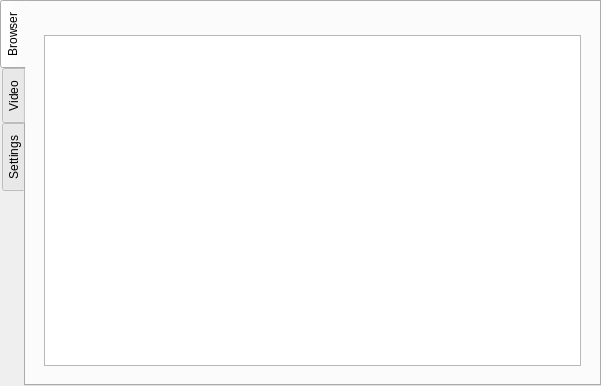
<?xml version="1.0" encoding="UTF-8"?>
<ui version="4.0">
 <class>_browserWidget</class>
 <widget class="QTabWidget" name="_browserWidget">
  <property name="geometry">
   <rect>
    <x>0</x>
    <y>0</y>
    <width>601</width>
    <height>386</height>
   </rect>
  </property>
  <property name="windowTitle">
   <string>TabWidget</string>
  </property>
  <property name="tabPosition">
   <enum>QTabWidget::West</enum>
  </property>
  <property name="currentIndex">
   <number>0</number>
  </property>
  <widget class="QWidget" name="tab">
   <attribute name="title">
    <string>Browser</string>
   </attribute>
   <layout class="QVBoxLayout" name="verticalLayout">
    <item>
     <widget class="QWidget" name="_breadCrump" native="true">
      <property name="sizePolicy">
       <sizepolicy hsizetype="Preferred" vsizetype="Preferred">
        <horstretch>1</horstretch>
        <verstretch>0</verstretch>
       </sizepolicy>
      </property>
      <layout class="QHBoxLayout" name="_breadCrumpLayout">
       <property name="spacing">
        <number>0</number>
       </property>
       <property name="bottomMargin">
        <number>0</number>
       </property>
      </layout>
     </widget>
    </item>
    <item>
     <widget class="QWidget" name="_browser" native="true">
      <property name="sizePolicy">
       <sizepolicy hsizetype="Preferred" vsizetype="Preferred">
        <horstretch>1</horstretch>
        <verstretch>0</verstretch>
       </sizepolicy>
      </property>
      <layout class="QVBoxLayout" name="verticalLayout_7">
       <item>
        <widget class="QTreeView" name="_browserView">
         <property name="sizePolicy">
          <sizepolicy hsizetype="Expanding" vsizetype="Expanding">
           <horstretch>1</horstretch>
           <verstretch>0</verstretch>
          </sizepolicy>
         </property>
         <property name="alternatingRowColors">
          <bool>true</bool>
         </property>
         <property name="rootIsDecorated">
          <bool>false</bool>
         </property>
         <property name="itemsExpandable">
          <bool>false</bool>
         </property>
        </widget>
       </item>
      </layout>
     </widget>
    </item>
   </layout>
  </widget>
  <widget class="QWidget" name="tab">
   <attribute name="title">
    <string>Video</string>
   </attribute>
  </widget>
  <widget class="QWidget" name="tab_2">
   <attribute name="title">
    <string>Settings</string>
   </attribute>
  </widget>
 </widget>
 <resources/>
 <connections/>
</ui>
